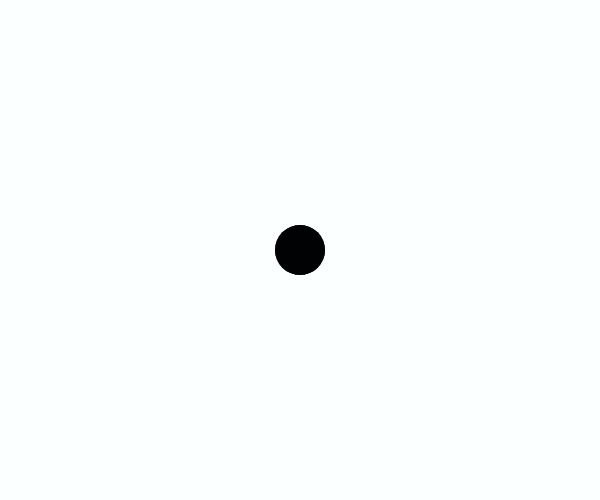
Frame 1 (no input)
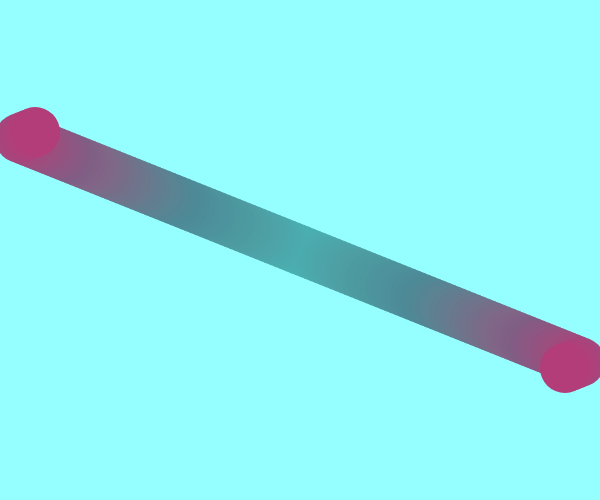
Frame 60 (no input)
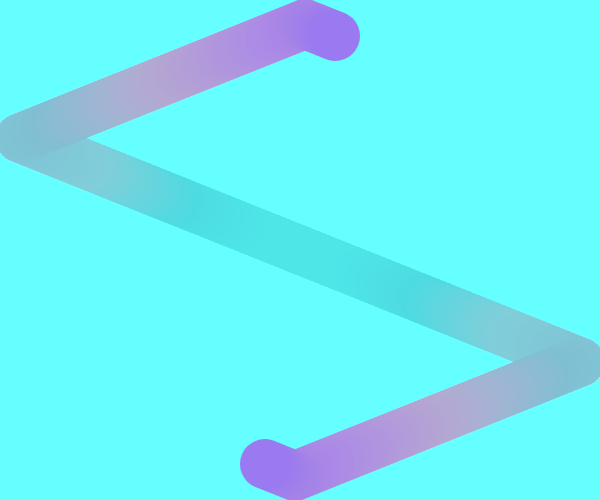
Frame 120 (the mouse pressed at the canvas centre since frame 60)

The p5.js sketch that drew these frames (run headless with seeded random() and noise() and a simulated clock; from frame 60 on, the mouse is pressed at the canvas centre):

// p5.js sketch
// ── sketch.js
let x;
let y;
let speed_x = 5;
let speed_y = 2;
let d = 50;
let r = 1;
let g = 2;
let b = 3;
let speed_r = 3;
let speed_g = 1;
let speed_b = 2;

function setup() {
  createCanvas(600, 500);
  x = width / 2;
  y = height / 2;
}

function draw() {
  background(112, 214, 255, 5);
  noStroke();
  fill(r, g, b);
  circle(x, y, d);
  
  r += speed_r;
  g += speed_g;
  b += speed_b;
  
  if(r > 255 || r < 0){
    speed_r = -speed_r;
  }
  if(g > 255 || g < 0){
    speed_g = -speed_g;
  }
  if(b > 255 || b < 0){
    speed_b = -speed_b;
  }
  
  
  circle(width-x, height-y, d);
  x += speed_x;
  y += speed_y;
  if( x > width - d / 2 || x < d / 2){
     speed_x = -speed_x;
  }
  if(y > height - d / 2 || y < d / 2){
    speed_y = -speed_y;
  }
}
